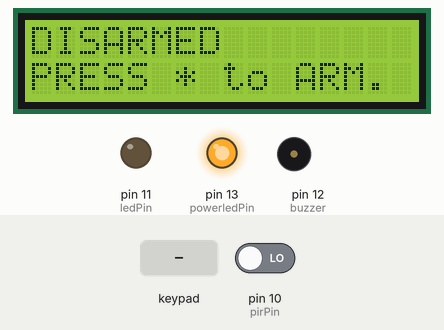
Bench run of a sketch on a simulated Arduino Uno, built with avr-gcc and run on an emulated ATmega328P. Shown: 16×2 character LCD, output pins drawn as LEDs (lit = HIGH), buzzer (waves = sounding). The inputs (shaded band) are chosen by the test bench; at power-on: pin 10 (pirPin) LOW. Pins used as bus, display or sensor lines are not drawn; what the sketch prints to the serial monitor is not drawn.

Above: at 1.2 s.
1.3 s: key '*' pressed
At 2.5 s:
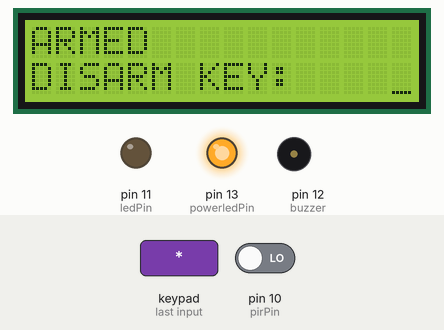
2.8 s: key 'A' pressed
At 3.7 s:
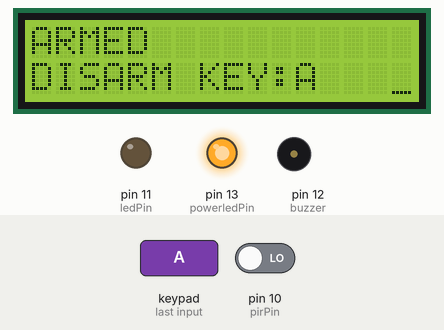
4.3 s: key 'B' pressed
At 4.9 s:
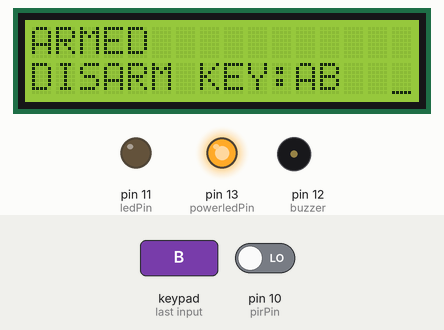
5.8 s: key 'C' pressed
At 6.2 s:
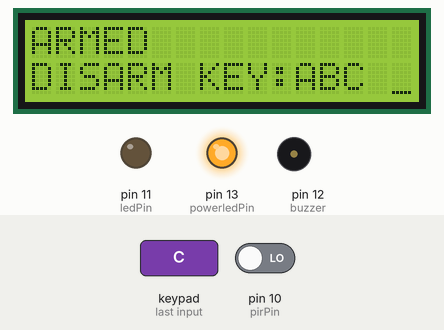
7.3 s: key 'D' pressed
At 8.4 s:
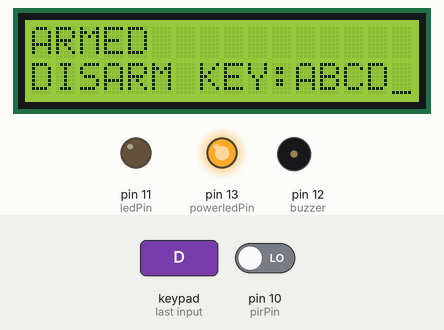
8.8 s: pin 10 (pirPin) driven HIGH
At 9.6 s:
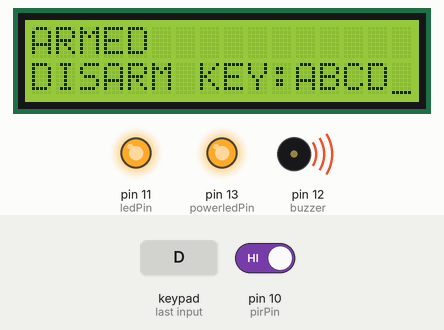
Timing chart, 0 to 11.3 s (numbered marks = the images above; inputs shaded):
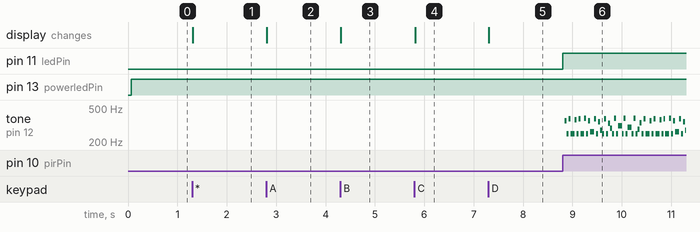

The sketch:

Anti_Theft_System.ino
```cpp
#include <LiquidCrystal.h>
// initialize the library with the numbers of the interface pins
// LiquidCrystal lcd(7, 8, 9, 10, 11, 12);
LiquidCrystal lcd(A0, A1, A2, A3, A4, A5);
bool doInitilizeLCD = true;
#include <Keypad.h>

const byte ROWS = 4; //four rows
const byte COLS = 4; //four columns
//define the cymbols on the buttons of the keypads
char hexaKeys[ROWS][COLS] = {
  {'1', '2', '3', 'A'},
  {'4', '5', '6', 'B'},
  {'7', '8', '9', 'C'},
  {'*', '0', '#', 'D'}
};
byte rowPins[ROWS] = {9, 8, 7, 6}; //connect to the row pinouts of the keypad
byte colPins[COLS] = {5, 4, 3, 2}; //connect to the column pinouts of the keypad

//initialize an instance of class NewKeypad
Keypad customKeypad = Keypad( makeKeymap(hexaKeys), rowPins, colPins, ROWS, COLS);
char customKey;
char accessCode[] = "1111";
char keyPadInput[] = "zzzz";
unsigned char inputCounter = 0;
unsigned char inputMaxCount = 4;
// --KEY PAD END ------------------------------------------------------

int ledPin = 11;  // LED on Pin 11, lights up when PIR is active
int powerledPin = 13; // LED on Pin 13, indicates power on, always HIGH

int pirPin = 10; // Input for HC-S501
int pirValue; // Place to store read PIR Value

// --Active Buzzer START ----------------------------------------------
int buzzer = 12;//the pin of the active buzzer
boolean shouldBeAlerting = false;
// --Active Buzzer END ------------------------------------------------------

enum ArmedStates {ARMED, DISARMED};
ArmedStates armedState = DISARMED;
short armedTimerInterval = 5;
unsigned long armedTimer = millis();

bool debug = false;

void setup() {
  Serial.begin(9600);
  while (!Serial); // wait for Serial to connect
  Serial.println("ready");

  pinMode(buzzer, OUTPUT); // set up pin as output

  pinMode(ledPin, OUTPUT); // set up pin as output

  pinMode(powerledPin, OUTPUT); // set pin as output

  pinMode(pirPin, INPUT); // set pin as input

  lcd.begin(16, 2); // set up and register the LCD

}

void loop() {
  digitalWrite(powerledPin, HIGH);

  initilizeLCD();

  handleKeyPadInput();

  handlePIR();

  alert();

}

const char* getStateString(enum ArmedStates armedState) {
  switch (armedState)
  {
    case ARMED: return "ARMED";
    case DISARMED: return "DISARMED";
  }
}

//
void initilizeLCD() {
  if (doInitilizeLCD) {

    doInitilizeLCD = false;
    lcd.clear();
    String a = getStateString(armedState);

    if (debug) {
      Serial.println("armedState: " + a);
    }

    lcd.setCursor(0, 0);
    lcd.print(a);
    lcd.setCursor(0, 1);
    lcd.print("PRESS * to ARM.");
  }
}

void handleLCD(bool shouldClearLCD) {
  if (shouldClearLCD) {
    lcd.clear();
  }

  String a = getStateString(armedState);

  if (debug) {
    Serial.println("armedState: " + a);
  }

  lcd.setCursor(0, 0);
  lcd.print(a);
  lcd.setCursor(0, 1);


  lcd.print("DISARM KEY:");
  uint8_t cursorStart = 11;
  lcd.setCursor(cursorStart, 1);
  lcd.cursor();

  // overwrites the LCD screen positions with blank space or keypad input
  for (int i = 0; i < 4; i++) {
    if (keyPadInput[i] == 'z') {
      lcd.setCursor(cursorStart + i, 1);
      lcd.print(" ");
    } else {
      lcd.setCursor(cursorStart + i, 1);
      lcd.print(keyPadInput[i]);
    }
  }
}

void handleKeyPadInput() {
  customKey = customKeypad.getKey();
  if (customKey) {

    Serial.print("customKey: ");
    Serial.println(customKey);

    if (armedState == DISARMED ) {
      if (customKey == '*') {
        armedState = ARMED;
        handleLCD(true);
      }
    } else {
      if (customKey == '*') {
        resetCodeInput();
      } else if (customKey == '#') {
        if (strcmp(keyPadInput, accessCode) == 0 ) {
          Serial.println("Keypad input matches access code");
          // Disarm the system
          resetCodeInput();
          armedState = DISARMED;
          doInitilizeLCD = true;
          initilizeLCD();
        } else {
          resetCodeInput();
        }
      } else {
        if (inputCounter <= 3) {
          keyPadInput[inputCounter] = customKey;
          inputCounter++;
          handleLCD(true);
        } else {
          // do nothing
        }
      }
    }
  }
}


void resetCodeInput() {
  Serial.println("reseting keyPadInput");
  for (int i = 0; i < 4; i++) {
    keyPadInput[i] = 'z';
  }
  inputCounter = 0;
  handleLCD(true);
}

void handlePIR() {
  pirValue = digitalRead(pirPin);
}

void alert() {
  if (pirValue > 0 && armedState == ARMED ) {
    shouldBeAlerting = true;
  } else {
    shouldBeAlerting = false;
  }

  if (shouldBeAlerting) {
    Serial.println("shouldBeAlerting");
  }

  handleLed();

  handleBuzz();

}

void handleLed () {
  // handle the alarm LED
  if (shouldBeAlerting) {
    Serial.println("setting LED HIGH");
    digitalWrite(ledPin, HIGH);
  } else {
    // Serial.println("setting LED LOW");
    digitalWrite(ledPin, LOW);
  }
}

void handleBuzz() {
  if (shouldBeAlerting) {
    unsigned char i;
    for (i = 0; i < 10; i++)
    {
      digitalWrite(buzzer, HIGH);
      delay(1);//wait for 1ms
      digitalWrite(buzzer, LOW);
      delay(1);//wait for 1ms
    }
    //output another frequency
    for (i = 0; i < 20; i++)
    {
      digitalWrite(buzzer, HIGH);
      delay(2);//wait for 2ms
      digitalWrite(buzzer, LOW);
      delay(2);//wait for 2ms
    }
  }
}
```

Measured:
- after the input at 1.3 s, the display: changes at once (image 1)
- after the input at 2.8 s, the display: changes at once (image 2)
- after the input at 4.3 s, the display: changes at once (image 3)
- after the input at 5.8 s, the display: changes at once (image 4)
- after the input at 7.3 s, the display: changes at once (image 5)
- after the input at 8.8 s, pin 11 (ledPin): LOW → HIGH at once; tone on pin 12 (buzzer): plays 353 Hz for 0.04 s, 249 Hz for 0.04 s, 372 Hz for 0.04 s, 249 Hz for 0.08 s, 366 Hz for 0.04 s, 249 Hz for 0.04 s … (53 notes in this stretch), starting at once
